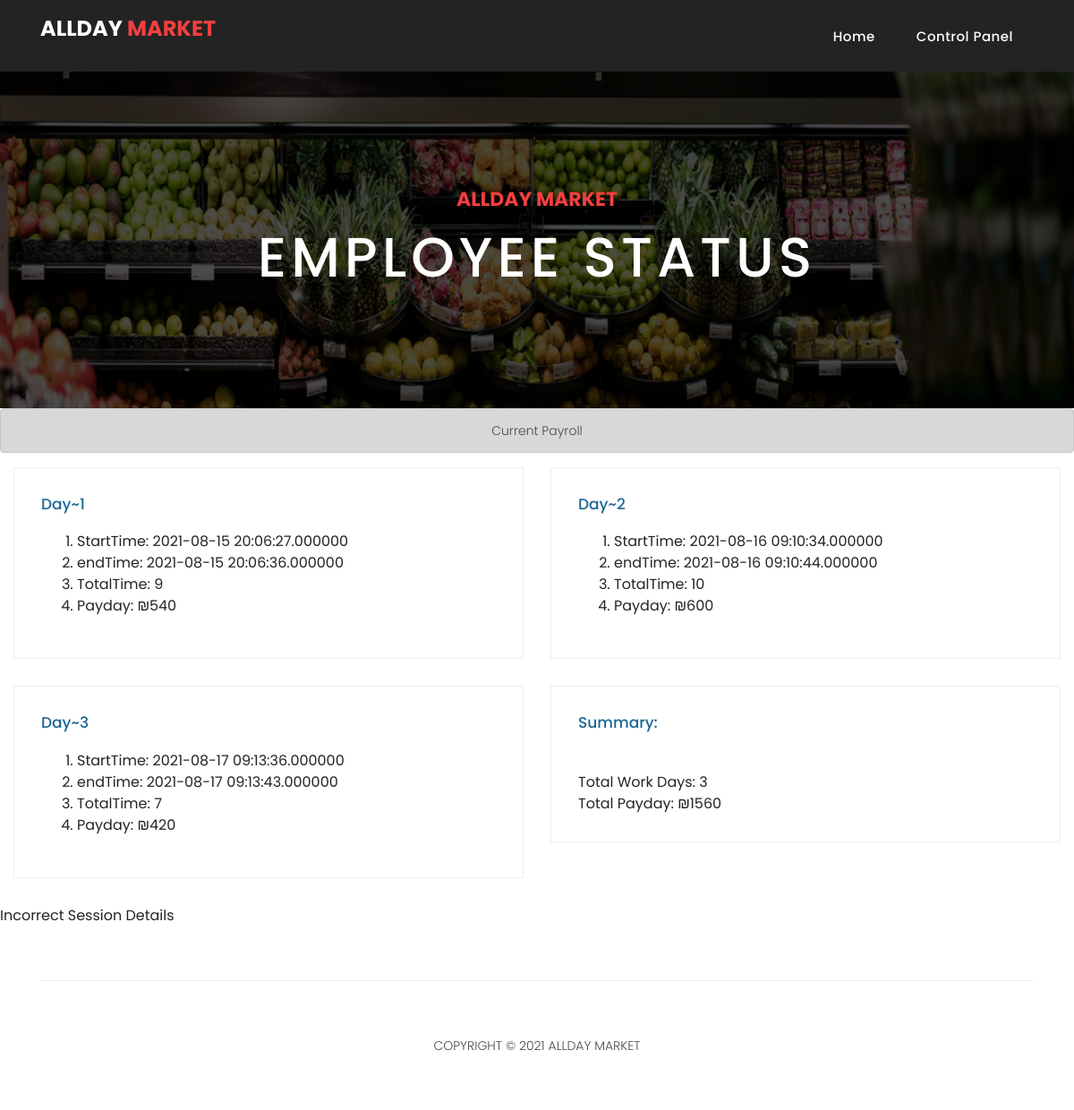
The app's page /employeeStatus.php (signed in), older data.
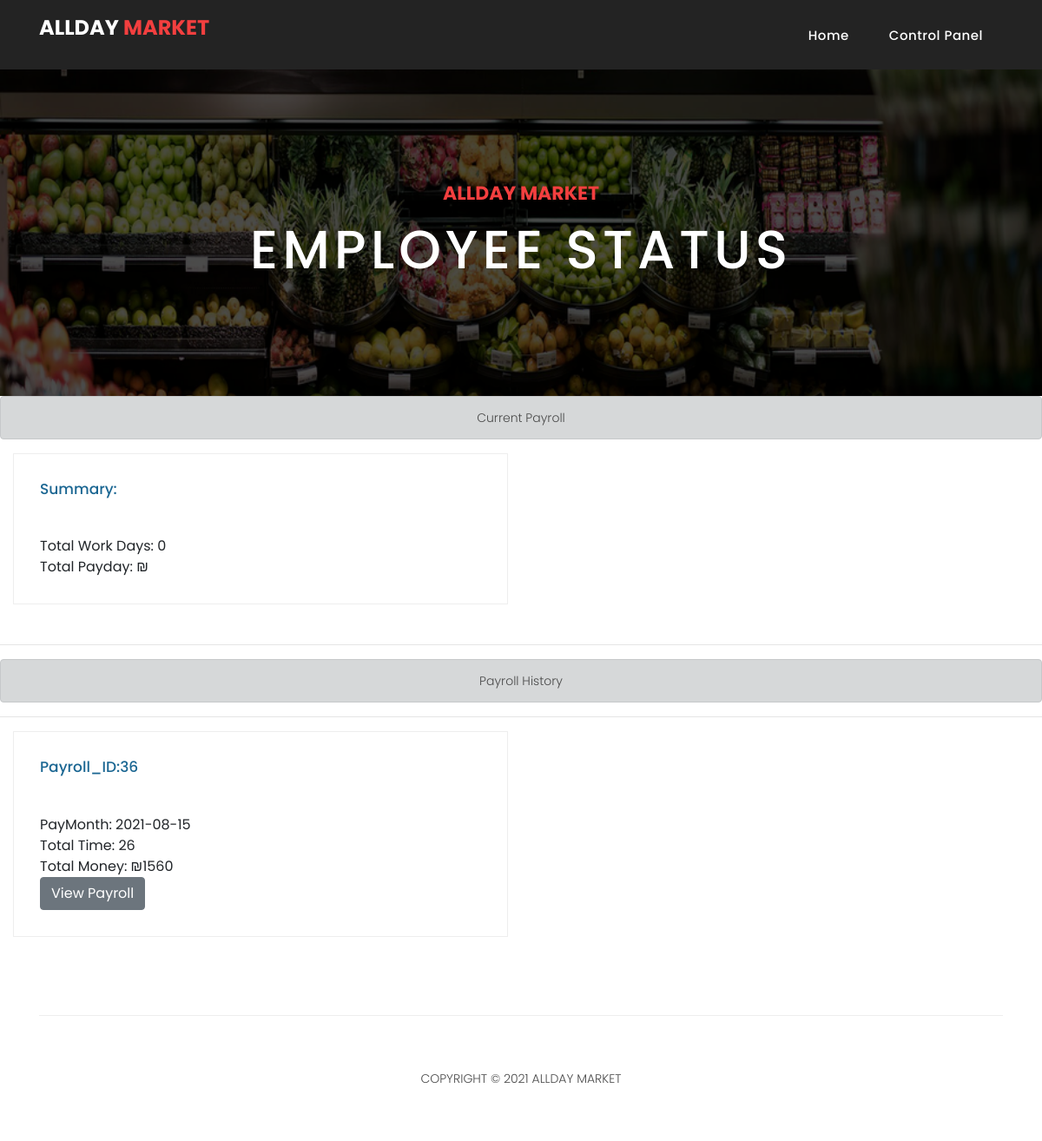
The same page, newer data.
### tables this page shows
CREATE TABLE `payroll_details` (
  `id` int(11) NOT NULL,
  `startTime` timestamp(6) NULL DEFAULT NULL,
  `endTime` timestamp(6) NULL DEFAULT NULL,
  `totalTime` int(11) DEFAULT NULL,
  `payday` int(11) DEFAULT NULL,
  `payroll_id` int(11) NOT NULL,
  `eID` int(9) NOT NULL
);

CREATE TABLE `oldpayroll_ids` (
  `id` int(11) NOT NULL,
  `eID` int(11) NOT NULL,
  `payMonth` date DEFAULT NULL,
  `totalTime` int(11) NOT NULL,
  `totalMoney` int(11) NOT NULL,
  `isFinished` tinyint(1) NOT NULL
);

### employeeStatus.php (the view, shortened to what the changed rows need)
<!DOCTYPE html>
<html lang="en">
   <head>
      <link href="vendor/bootstrap/css/bootstrap.min.css" rel="stylesheet">
      <link rel="stylesheet" href="assets/css/fontawesome.css">
      <link rel="stylesheet" href="assets/css/style.css">
      <link rel="stylesheet" href="assets/css/owl.css">
   </head>
   <body>
      <header class="">
      <?php
            if(isset($_SESSION['eID'])){
                $basedir = realpath(__DIR__);
                include($basedir . '/navbars/navEmployee.php');
            }
            else{
                header('Location:index.php');
            }
            ?>
      </header>
      <div class="page-heading about-heading header-text" style="background-image: url(assets/images/items/veghs.png);">
         <div class="container">
            <div class="row">
               <div class="col-md-12">
                  <div class="text-content">
                     <h2>Employee Status</h2>
                  </div>
               </div>
            </div>
         </div>
      </div>
      <div class="col-md-12">
         <div class="row">
            <?php
               if(isset($_SESSION['eID'])){
                  $eID = $_SESSION['eID'];
                           include 'db.php';
                           $sql = "SELECT id FROM payroll_ids WHERE eID = ? AND isFinished = 0 LIMIT 1";
                           $stmt= mysqli_stmt_init($conn);
                           mysqli_stmt_prepare($stmt,$sql);
                           mysqli_stmt_bind_param($stmt,"i",$eID);
                           mysqli_stmt_execute($stmt);
                           $results=mysqli_stmt_get_result($stmt);
                           if(mysqli_num_rows($results)==0){
                              echo '<br><div class="alert alert-info col-md-12" role="alert">
                              <p class="text-center">No active payrolls found found!</p>
                            </div>';
                           }
                           else{
                              echo'  <hr><div class="alert alert-dark col-md-12" role="alert">
                              <p class="text-center" font-weight:bold>Current Payroll</p>
                             </div><hr>';
                            $row = mysqli_fetch_assoc($results);
                            $payroll_id = $row['id'];
                            $sql = "SELECT * FROM payroll_details WHERE payroll_id = ? ";
                            $stmt= mysqli_stmt_init($conn);
                            mysqli_stmt_prepare($stmt,$sql);
                            mysqli_stmt_bind_param($stmt,"i",$payroll_id);
                            mysqli_stmt_execute($stmt);
                            $results=mysqli_stmt_get_result($stmt);
                            $day = 1;
                            while($row = mysqli_fetch_assoc($results))
                            {
                               $startTime = $row['startTime'];
                               $endTime = $row['endTime'];
                               $totalTime = $row['totalTime'];
                               $payday = $row['payday'];
                               echo '
                               <div class="col-md-6">
                               <div class="product-item">
                               <div class="down-content">
                               <a href="#"><h4>Day~'.$day.'</h4></a>
                               <ol><li>StartTime: '.$startTime.'<br>
                               <li>endTime: '.$endTime.'<br>
                               <li>TotalTime: '.$totalTime.'<br>
                               <li>Payday: ₪'.$payday.'<br>
                               </div>
                               </div>
                               </div>
                               ';
                               $day+=1;
                            }
                               $sql = "SELECT SUM(payday) as totalPayday FROM payroll_details WHERE payroll_id = ? ";
                               $stmt= mysqli_stmt_init($conn);
                               mysqli_stmt_prepare($stmt,$sql);
                               mysqli_stmt_bind_param($stmt,"i",$payroll_id);
                               mysqli_stmt_execute($stmt);
                               $results=mysqli_stmt_get_result($stmt);
                               $row = mysqli_fetch_assoc($results);
                               $totalPayday = $row['totalPayday'];
                               $sql = "SELECT COUNT(payday) as totalDays FROM payroll_details WHERE payroll_id = ? ";
                               $stmt= mysqli_stmt_init($conn);
                               mysqli_stmt_prepare($stmt,$sql);
                               mysqli_stmt_bind_param($stmt,"i",$payroll_id);
                               mysqli_stmt_execute($stmt);
                               $results=mysqli_stmt_get_result($stmt);
                               $row = mysqli_fetch_assoc($results);
                               $totalDays = $row['totalDays'];
                               echo '
                               <div class="col-md-6">
                               <div class="product-item">
                               <div class="down-content">
                               <a href="#"><h4>Summary:</h4></a>
                               <br>
                               Total Work Days: '.$totalDays.'<br>
                               Total Payday: ₪'.$totalPayday.'
                               </div>
                               </div>
                               </div>
                               ';
               			}
                        echo '</div></div>';
                     }
                   $sql = "SELECT * from oldPayroll_ids WHERE eID = ?;";
                   $stmt = mysqli_stmt_init($conn);
                   mysqli_stmt_prepare($stmt,$sql);
                   mysqli_stmt_bind_param($stmt,"i",$eID);
                   mysqli_stmt_execute($stmt);
                   $results = mysqli_stmt_get_result($stmt);
                   if(mysqli_num_rows($results)>0)
                   {
                        while($row=mysqli_fetch_assoc($results)){
                           $payrollID = $row['id'];
                           $payMonth = $row['payMonth'];
                           $totalTime = $row['totalTime'];
                           $totalMoney = $row['totalMoney'];
                               echo'  <hr><div class="alert alert-dark" role="alert">
                                <p class="text-center" font-weight:bold>Payroll History</p>
                                </div><hr>';
                               echo' <div class="col-md-6">
                               <div class="product-item">
                               <div class="down-content">
                               <a href="#"><h4>Payroll_ID:'.$payrollID.'</h4></a>
                               <br>
                               PayMonth: '.$payMonth.'<br>
                               Total Time: '.$totalTime.'<br>
                               Total Money: ₪'.$totalMoney.'<br>
                               <form action="payrollControls.php" method="post>
                               <input type="hidden" name="id" value="'.$payrollID.'">
                               <input type="submit" name="viewPayroll" value="View Payroll" class="btn btn-secondary">
                               </form>
                               </div>
                               </div>
                               </div>
                               ';
                   }
                  }
               else
               			  echo 'Incorrect Session Details ';
               		  ?>
      <footer>
         <div class="container">
         </div>
      </footer>
   </body>
</html>

Row changes from the older to the newer data that the page shows:
removed payroll_details: startTime "2021-08-15 20:06:27.000000", endTime "2021-08-15 20:06:36.000000", totalTime "9", payday "540"
removed payroll_details: startTime "2021-08-16 09:10:34.000000", endTime "2021-08-16 09:10:44.000000", totalTime "10", payday "600"
removed payroll_details: startTime "2021-08-17 09:13:36.000000", endTime "2021-08-17 09:13:43.000000", totalTime "7", payday "420"
added oldpayroll_ids: id "36", payMonth "2021-08-15", totalTime "26", totalMoney "1560"
Text that changed along with them:
$totalDays: "3" → "0"
$totalPayday: "1560" → (not shown)
text no longer shown: "Incorrect Session Details"
